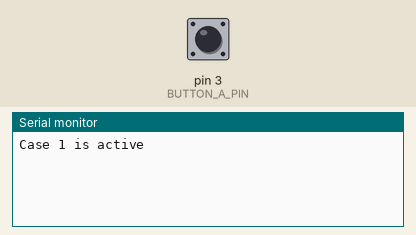
Simulated run of this sketch. Board: Arduino Uno, built with avr-gcc and run on an emulated ATmega328P. On the bench: the last lines printed to the serial monitor. The test bench sets the inputs (shaded band); at power-on: pin 3 (BUTTON_A_PIN) LOW.

Above: at 1.2 s.
1.3 s: pin 3 (BUTTON_A_PIN) pulled HIGH for 0.15 s
At 2.5 s:
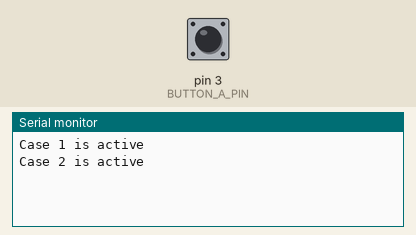
2.9 s: pin 3 (BUTTON_A_PIN) pulled HIGH for 1 s
At 3.8 s:
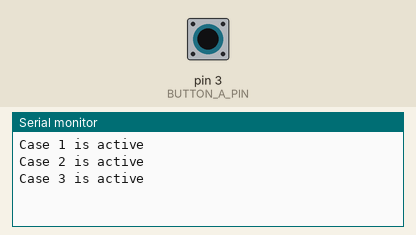
5.4 s: pin 3 (BUTTON_A_PIN) pulled HIGH for 0.15 s
At 6.9 s:
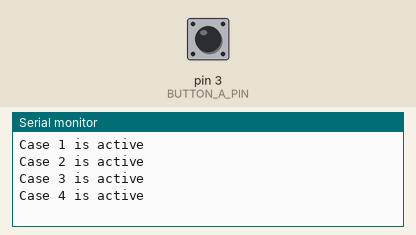
Timing chart, 0 to 8.4 s (numbered marks = the images above; inputs shaded):
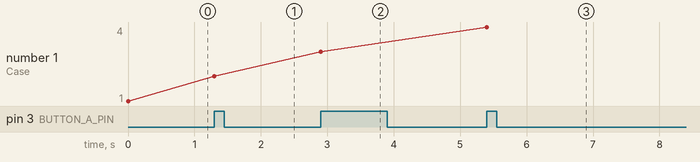

Measured:
- after the input at 1.3 s, the serial monitor: prints a new line at once (image 1)
- after the input at 2.9 s, the serial monitor: prints a new line at once (image 2)
- after the input at 5.4 s, the serial monitor: prints a new line at once (image 3)
- plotted number 1: 1 → 2 after the input at 1.3 s, 2 → 3 after the input at 2.9 s, 3 → 4 after the input at 5.4 s

The sketch:

1c.ino
```cpp
// A recipe for non-blocking arduino code can be found here:
// https://github.com/nosknut/arduino-course-v2023/blob/main/IELET1002/ArduinoExampleCode/FromBlockingToNonBlocking/FromBlockingToNonBlocking.ino

/////////////////////////////////////
//////////// Button A State /////////
/////////////////////////////////////

const int BUTTON_A_PIN = 3;

// The debounced state of the button
bool buttonAState = false;

// The time when the button state last changed
unsigned long debounceTimer = 0;
unsigned long debounceTimeout = 50;

// Updates the global variable buttonAState with
// the current debounced state of the button.
// Do not call this function directly. Use updateButtonA instead.
// https://docs.arduino.cc/built-in-examples/digital/Debounce
void updateButtonAState()
{
    if ((millis() - debounceTimer) < debounceTimeout)
    {
        // Exit the function if the timeout has not expired
        return;
    }

    bool newState = digitalRead(BUTTON_A_PIN);

    if (newState != buttonAState)
    {
        // Reset the debounce timer if the state has changed
        debounceTimer = millis();
    }

    // Update the global variable that
    // the rest of the program uses
    buttonAState = newState;
}

/////////////////////////////////////
///// Button A Edge Detection ///////
/////////////////////////////////////

/*
Becomes true for one loop when the button state has a rising edge.
A rising edge is when the button state changes from 0 to 1
Example:
    if (buttonARisingEdge)
    {
        // Do something once per button press
    }
*/
bool buttonARisingEdge = false;

// The oposite of buttonARisingEdge
bool buttonAFallingEdge = false;

bool buttonAPreviousState = false;

// Updates the global variables buttonARisingEdge and buttonARisingEdge.
// Do not call this function directly. Use updateButtonA instead.
// https://docs.arduino.cc/built-in-examples/digital/StateChangeDetection
void updateButtonAEdgeDetection()
{
    // A rising edge is detected when the state is 1 and it used to be 0: 1 && !0
    buttonARisingEdge = buttonAState && !buttonAPreviousState;

    // A falling edge is detected when the state is 0 and it used to be 1: !0 && 1
    buttonAFallingEdge = !buttonAState && buttonAPreviousState;

    // Update the previous state for the next time this function is called
    buttonAPreviousState = buttonAState;
}

/////////////////////////////////////
//////////// Button A ///////////////
/////////////////////////////////////

void setupButtonA()
{
    pinMode(BUTTON_A_PIN, INPUT);
}

// Updates everything needed to use the global variables
// buttonAState, buttonARisingEdge and buttonAFallingEdge.
// Call this function in void loop().
void updateButtonA()
{
    updateButtonAState();
    updateButtonAEdgeDetection();
}

/////////////////////////////////////
//////////// Main Code //////////////
/////////////////////////////////////

int step = 0;

void setup()
{
    Serial.begin(9600);
    setupButtonA();
}

void updateSequence()
{
    switch (step)
    {
    //////////////////
    ///// Case 1 /////
    //////////////////
    case 0:
        // Code that should run once during case 1
        Serial.println("Case 1 is active");
        step += 1;
        break;
    case 1:
        // Code that should run over and over again during case 1
        if (buttonARisingEdge)
        {
            step += 1;
        }
        break;
    //////////////////
    ///// Case 2 /////
    //////////////////
    case 2:
        // Code that should run once during case 2
        Serial.println("Case 2 is active");
        step += 1;
        break;
    case 3:
        // Code that should run over and over again during case 2
        if (buttonARisingEdge)
        {
            step += 1;
        }
        break;
    //////////////////
    ///// Case 3 /////
    //////////////////
    case 4:
        // Code that should run once during case 3
        Serial.println("Case 3 is active");
        step += 1;
        break;
    case 5:
        // Code that should run over and over again during case 3
        if (buttonARisingEdge)
        {
            step += 1;
        }
        break;
    //////////////////
    ///// Case 4 /////
    //////////////////
    case 6:
        // Code that should run once during case 4
        Serial.println("Case 4 is active");
        step += 1;
        break;
    case 7:
        // Code that should run over and over again during case 4
        if (buttonARisingEdge)
        {
            step = 0;
        }
        break;
    }
}

void loop()
{
    updateButtonA();
    updateSequence();
}
```
